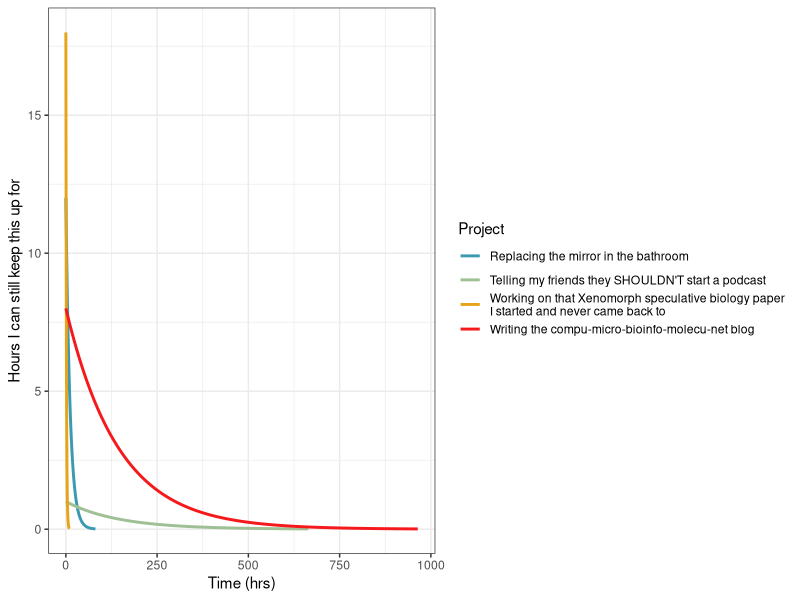
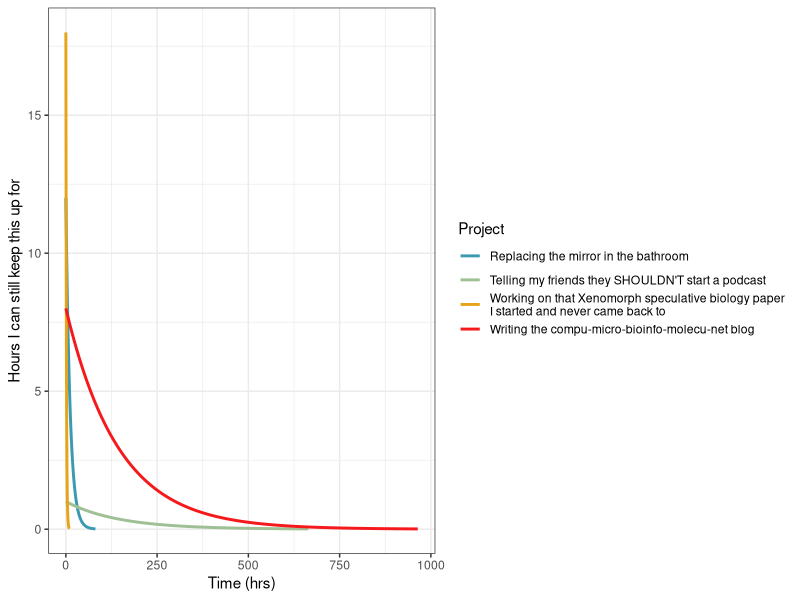

Reproduce these figures in R, in order.
## ---- chunk 1
knitr::opts_chunk$set(echo = TRUE)
## ---- chunk 2
### Set directory cos I'm not making a new project for each one of these
setwd(dirname(rstudioapi::getSourceEditorContext()$path))


### Load libraries
library(tidyverse)
library(colorspace)


### Generate dfs

# Projects and their half lives
project_half_lives <- tribble(
  ~Project, ~starting_hours_spent, ~half_life_in_hours,
  "Replacing the mirror in the bathroom", 12, 8,
  "Working on that Xenomorph speculative biology paper\nI started and never came back to", 18, 1,
  "Telling my friends they SHOULDN'T start a podcast", 1, 100,
  "Writing the compu-micro-bioinfo-molecu-net blog", 8, 100
)
 

### Functions

# Generate decay table to stop at 0 
generate_decay <- function(data) {
  max_steps <- ceiling(log2(data$starting_hours_spent / 0.01) * data$half_life_in_hours)
  time <- 0:max_steps
  value <- data$starting_hours_spent * (0.5)^(time / data$half_life_in_hours)
  tibble(
    Project = data$Project,
    time = time,
    hours_i_can_keep_this_up_for = value,
    half_life = data$half_life_in_hours
  ) %>%
    filter(value > 0.01)
}


### Manip dfs

# Calculate half-life for each project
project_decay <- project_half_lives %>%
  group_by(Project) %>%
  group_map(~ generate_decay(.x), .keep = TRUE) %>%
  bind_rows()


### Vis

# Line graph of project half-life decay
project_decay_line <- ggplot(project_decay, aes(x = time, y = hours_i_can_keep_this_up_for, colour = Project)) +
  geom_line(linewidth = 1) +
  scale_colour_discrete_divergingx(name = "Project", palette = "Zissou 1") +
  labs(
    x = "Time (hrs)",
    y = "Hours I can still keep this up for"
  ) +
  theme_bw()
project_decay_line
ggsave("project_decay_line.png", project_decay_line)
